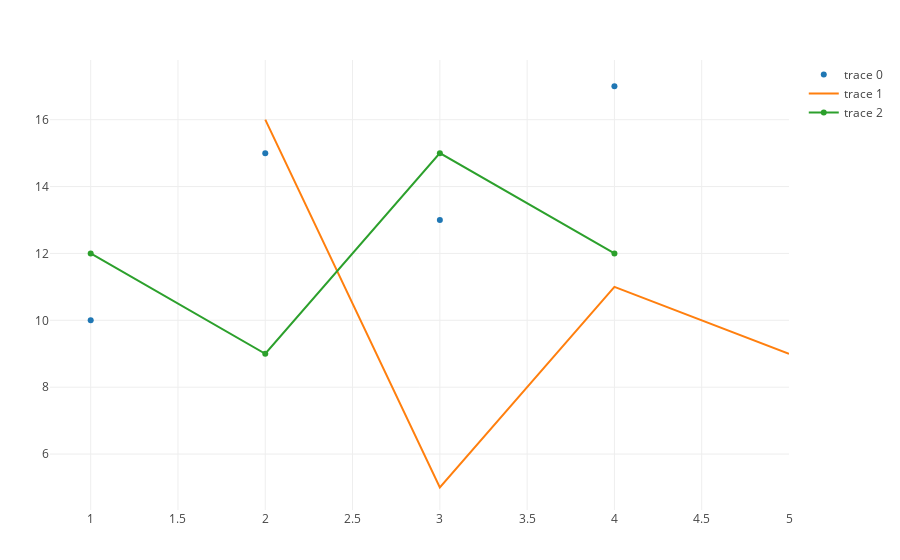

Write notebook code for a chart like this one.
### Code cell
function linescatter1()
    trace1 = scatter(;x=1:4, y=[10, 15, 13, 17], mode="markers")
    trace2 = scatter(;x=2:5, y=[16, 5, 11, 9], mode="lines")
    trace3 = scatter(;x=1:4, y=[12, 9, 15, 12], mode="lines+markers")
    plot([trace1, trace2, trace3])
end
linescatter1()

### Figure 1 — Plotly figure (JSON) as saved in the notebook; plotly's stock layout.template omitted (floating-point values rounded to 4 significant figures)
{"data": [{"mode": "markers", "type": "scatter", "x": [1, 2, 3, 4], "y": [10, 15, 13, 17]}, {"mode": "lines", "type": "scatter", "x": [2, 3, 4, 5], "y": [16, 5, 11, 9]}, {"mode": "lines+markers", "type": "scatter", "x": [1, 2, 3, 4], "y": [12, 9, 15, 12]}], "layout": {"autosize": true, "margin": {"b": 50, "l": 50, "r": 50, "t": 60}, "xaxis": {"autorange": true, "range": [0.7652, 5], "type": "linear"}, "yaxis": {"autorange": true, "range": [4.326, 17.8], "type": "linear"}}}
